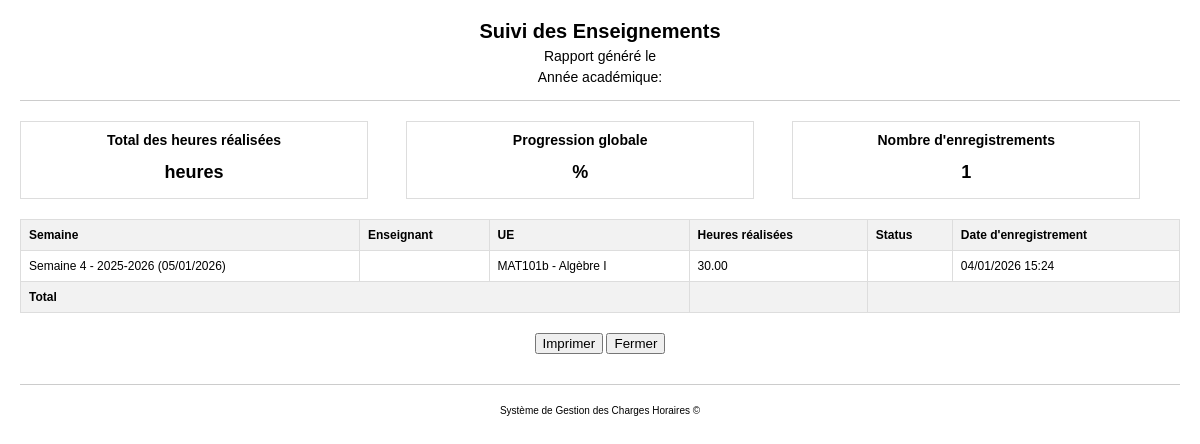
The page /tracking/progress/print/ on the database its author committed.
### tracking/models.py (models this page shows, shortened)
class TeachingProgress(models.Model):
    organisation = models.ForeignKey('accounts.Organisation', on_delete=models.CASCADE, related_name='teaching_progress', verbose_name='Organisation', null=True, blank=True)
    course = models.ForeignKey(Course, on_delete=models.CASCADE, related_name='progress_records', verbose_name="UE")
    teacher = models.ForeignKey(Teacher, on_delete=models.CASCADE, related_name='progress_records', verbose_name="Enseignant")
    week = models.ForeignKey(SemaineCours, on_delete=models.CASCADE, related_name='progress_records', verbose_name="Semaine")
    hours_done = models.DecimalField(max_digits=5, decimal_places=2, validators=[MinValueValidator(0)], verbose_name="Heures effectuées")
    comment = models.TextField(blank=True, null=True, verbose_name="Commentaire")
    created_at = models.DateTimeField(auto_now_add=True, verbose_name="Date de création")
    updated_at = models.DateTimeField(auto_now=True, verbose_name="Date de mise à jour")
    status = models.CharField(max_length=20, choices=[
        ('planned', 'Planifié'),
        ('completed', 'Terminé'),
        ('canceled', 'Annulé'),
        ('rescheduled', 'Reporté')
    ], default='planned', verbose_name="Statut")
    class Meta:
        verbose_name = "Suivi d'enseignement"
        verbose_name_plural = "Suivi des enseignements"
        ordering = ['-week__annee_academique', 'week__numero_semaine', 'course__code_ue']
        unique_together = ['course', 'teacher', 'week']

### reglage/models.py (models this page shows, shortened)
class SemaineCours(models.Model):
    numero_semaine = models.IntegerField(help_text="Numéro de la semaine (1, 2, 3...)")
    date_debut = models.DateField(help_text="Date de début de la semaine (doit être un LUNDI)")
    date_fin = models.DateField(help_text="Date de fin de la semaine (doit être un SAMEDI)")
    designation = models.CharField(max_length=200, help_text="Ex: Semaine 1 du 1er semestre")
    est_en_cours = models.BooleanField(default=False, help_text="Marquer comme semaine en cours")
    annee_academique = models.CharField(max_length=9, null=True, blank=True, help_text="Année académique (ex: 2024-2025)")
    remarques = models.TextField(blank=True, null=True)
    class Meta:
        verbose_name = "Semaine de Cours"
        verbose_name_plural = "Semaines de Cours"
        ordering = ['date_debut']
        unique_together = [('numero_semaine', 'annee_academique')]

### courses/models.py (models this page shows, shortened)
class Course(models.Model):
    organisation = models.ForeignKey('accounts.Organisation', on_delete=models.CASCADE, related_name='courses', verbose_name='Organisation', null=True, blank=True)
    CLASSE_CHOICES = [
        ('L1', 'L1'),
        ('L2', 'L2'),
        ('L3', 'L3'),
        ('M1', 'M1'),
        ('M2', 'M2'),
    ]
    SEMESTRE_CHOICES = [
        ('S1', 'S1'),
        ('S2', 'S2'),
    ]
    DEPARTMENT_CHOICES = [
        ('Informatique', 'Informatique'),
        ('Physique', 'Physique'),
        ('Chimie', 'Chimie'),
        ('Biologie', 'Biologie'),
        ('SCAD', 'SCAD'),
        ('Histoire', 'Histoire'),
        ('Anglais', 'Anglais'),
        ('Français', 'Français'),
        ('Mathématique', 'Mathématique'),
        ('Agrovet', 'Agrovet'),
    ]
    code_ue = models.CharField(max_length=20)
    intitule_ue = models.CharField(max_length=200)
    intitule_ec = models.CharField(max_length=200, blank=True, null=True)
    credit = models.DecimalField(max_digits=5, decimal_places=2)  # Accepte les décimales (ex: 3.5)
    cmi = models.DecimalField(max_digits=5, decimal_places=2, verbose_name='CMI')  # Cours Magistral Intégré
    td_tp = models.DecimalField(max_digits=5, decimal_places=2, verbose_name='TD+TP')  # Travaux Dirigés + Travaux Pratiques
    classe = models.CharField(max_length=100)
    semestre = models.CharField(max_length=20)
    departement = models.CharField(max_length=100)
    section = models.CharField(max_length=100, null=True, blank=True)
    class Meta:
        verbose_name = "Cours"
        verbose_name_plural = "Cours"
        ordering = ['code_ue']

### tracking/views.py (the view, shortened to what this page needs)
# urls.py: path('progress/print/', views.TeachingProgressPrintView.as_view(), name='progress_print'),
class TeachingProgressPrintView(ListView):
    model = TeachingProgress
    template_name = 'tracking/progress_print.html'
    context_object_name = 'progress_entries'
    def get_queryset(self):
        from accounts.organisation_utils import get_user_organisation
        queryset = super().get_queryset()
        user_organisation = get_user_organisation(self.request.user)
        if user_organisation:
            queryset = queryset.filter(teacher__section=user_organisation.code)
        filter_form = ProgressFilterForm(self.request.GET or None)
        return queryset.select_related('teacher', 'course', 'week').order_by('-week__annee_academique', '-week__numero_semaine')
    def get_context_data(self, **kwargs):
        context = super().get_context_data(**kwargs)
        context['filter_form'] = ProgressFilterForm(self.request.GET or None)
        queryset = self.get_queryset()
        total_hours = queryset.aggregate(Sum('hours_done'))['hours_done__sum'] or 0
        context['total_hours'] = total_hours
        context['total_entries'] = queryset.count()
        return context

### accounts/context_processors.py (called while the page is built, shortened)
def user_roles(request):
    return {
        'user_organisation': None,
        'is_org_user': False,
        'is_admin': False,
        'is_administrative_role': False,
        'is_gestionnaire': False,
        'is_section_role': False,
        'is_department_role': False,
        'is_enseignant': False,
        'is_etudiant': False,
        'is_personnel_admin': False,
        'can_access_reglage': False,
        'can_access_finance': False,
        'can_create_users': False,
        'can_delete_all': False,
        'can_view_department_data': lambda dept: False,
        'can_view_section_data': lambda section: False,
        'user_roles': [],
        'user_department': None,
        'user_section': None,
        'user_section_designation': None,
    }

### accounts/organisation_utils.py (called while the page is built)
def get_user_organisation(user):
    if not user.is_authenticated:
        return None
    if user.is_superuser:
        return None
    if hasattr(user, 'profile') and user.profile.organisation:
        return user.profile.organisation
    return None

### tracking/templates/tracking/progress_print.html (shortened to what this page needs)
<!DOCTYPE html>
<html lang="fr">
<head>
</head>
<body>
    <div class="header">
        <h1>Suivi des Enseignements</h1>
        <p>Rapport généré le {{ current_date|date:"d/m/Y H:i" }}</p>
        <p>Année académique: {{ academic_year }}</p>
    </div>
    <div class="info">
        <div class="info-box">
            <h3>Total des heures réalisées</h3>
            <p>{{ summary.total_hours }} heures</p>
        </div>
        <div class="info-box">
            <h3>Progression globale</h3>
            <p>{{ summary.progress_percentage }}%</p>
        </div>
        <div class="info-box">
            <h3>Nombre d'enregistrements</h3>
            <p>{{ object_list|length }}</p>
        </div>
    </div>
    <table>
        <thead>
            <tr>
                <th>Semaine</th>
                <th>Enseignant</th>
                <th>UE</th>
                <th>Heures réalisées</th>
                <th>Status</th>
                <th>Date d'enregistrement</th>
            </tr>
        </thead>
        <tbody>
            {% for progress in object_list %}
            <tr>
                <td>{{ progress.week.designation }} ({{ progress.week.date_debut|date:"d/m/Y" }})</td>
                <td>{{ progress.teacher.nom }} {{ progress.teacher.prenoms }}</td>
                <td>{{ progress.course.code_ue }} - {{ progress.course.intitule_ue }}</td>
                <td>{{ progress.hours_done }}</td>
                <td>
                </td>
                <td>{{ progress.created_at|date:"d/m/Y H:i" }}</td>
            </tr>
            {% empty %}
            <tr>
                <td colspan="6" style="text-align: center;">Aucun enregistrement trouvé.</td>
            </tr>
            {% endfor %}
        </tbody>
        <tfoot>
            <tr>
                <th colspan="3">Total</th>
                <th>{{ summary.total_hours }}</th>
                <th colspan="2"></th>
            </tr>
        </tfoot>
    </table>
    <div class="no-print" style="margin-bottom: 20px; text-align: center;">
        <button onclick="window.print()">Imprimer</button>
        <button onclick="window.close()">Fermer</button>
    </div>
    <div class="footer">
        <p>Système de Gestion des Charges Horaires &copy; {{ current_date|date:"Y" }}</p>
    </div>
</body>
</html>

### tracking/templates/tracking/progress_print.html (style rules this page uses)
body { font-family: Arial, sans-serif; margin: 0; padding: 20px; font-size: 12px; }
.header { text-align: center; margin-bottom: 20px; border-bottom: 1px solid #ccc; padding-bottom: 10px; }
.header h1 { margin: 0; font-size: 20px; }
.header p { margin: 5px 0; font-size: 14px; }
.info { margin-bottom: 20px; }
.info-box { display: inline-block; width: 30%; margin-right: 3%; vertical-align: top; border: 1px solid #ddd; padding: 10px; box-sizing: border-box; text-align: center; }
.info-box h3 { margin-top: 0; font-size: 14px; }
.info-box p { font-size: 18px; font-weight: bold; margin: 5px 0; }
table { width: 100%; border-collapse: collapse; margin-bottom: 20px; }
th, td { border: 1px solid #ddd; padding: 8px; text-align: left; }
th { background-color: #f2f2f2; font-weight: bold; }
.footer { margin-top: 30px; font-size: 10px; text-align: center; border-top: 1px solid #ccc; padding-top: 10px; }

### rows shown on the page
TeachingProgress: week.designation "Semaine 4 - 2025-2026", week.date_debut "05/01/2026", course.code_ue "MAT101b", course.intitule_ue "Algèbre I", hours_done "30.00", created_at "04/01/2026 15:24"

### other values the page prints
{{ object_list|length }} "1"
